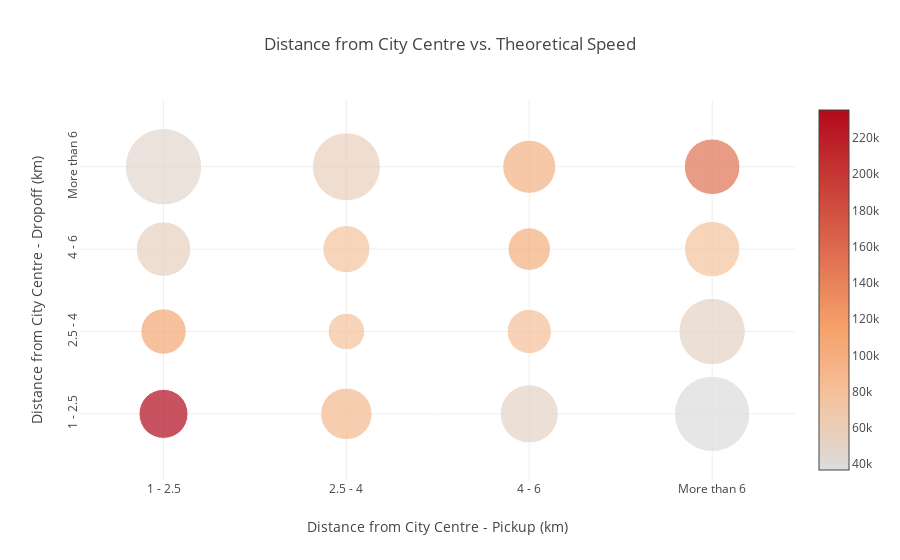

Notebook code cell kept with this figure:
### Markdown cell above
#### [2.2.3] Pickup/dropoff distances from city centre (Central Park)

We first plot median theoretical taxi speed by distance range of pickup location from Central Park on x-axis and distance range of pickup location from Central Park on y-axis. The size of each bubble corresponds to the magnitude of theoretical speed and the color intensity corresponds to the total trip count for the category. We observe the following:

- The majority of trips seems to have occurred in a 1-2.5 KM range from the city centre (dark red bubble at bottom left corner). The size of this bubble indicates that the median speed is somewhat lower for trips that occur this close to the city center
- Trips that occurred more than 6KM away from the city centre (top left and bottom right bubbles) are the largest and indicate that speeds are somewhat higher in this category

<b>Intution:</b> since the theoretical speed is a function of trip duration and inversely proportional to it, the above observations indicate that the distance from the city centre of the trip start and end locations have some influence on the trip duration.

### Code cell
dist_from_city_centre_sum = train[(train['dropoff_distance_from_mhtn'] < 200 )& 
                                  (train['pickup_distance_from_mhtn'] < 200)][['id',
                                                                               'trip_duration', 
                                                                               'dropoff_distance_from_mhtn', 
                                                                               'pickup_distance_from_mhtn',
                                                                               'trip_distance']]

dist_from_city_centre_sum['theoretical_taxi_speed_kph'] = dist_from_city_centre_sum['trip_distance'] * 3600/dist_from_city_centre_sum['trip_duration']
dist_range_func = (lambda x: '1 - 2.5' if (x <= 2.5)
                        else ('2.5 - 4' if (x <= 4)
                             else ('4 - 6' if (x <= 6)
                                  else 'More than 6')))
dist_from_city_centre_sum['pickup_distance_from_mhtn_str'] = dist_from_city_centre_sum['pickup_distance_from_mhtn'].apply(dist_range_func)
dist_from_city_centre_sum['dropoff_distance_from_mhtn_str'] = dist_from_city_centre_sum['dropoff_distance_from_mhtn'].apply(dist_range_func)

dist_from_city_centre_sum = (dist_from_city_centre_sum.groupby(['dropoff_distance_from_mhtn_str', 
                                                                'pickup_distance_from_mhtn_str'], as_index=False).agg({'theoretical_taxi_speed_kph':'median',
                                                                                                                       'id': 'count'}))
#print(dist_from_city_centre_sum.groupby('pickup_distance_from_mhtn_str', as_index=False).agg({'theoretical_taxi_speed_kph':'median'}))

trace0 = go.Scatter(x = dist_from_city_centre_sum['pickup_distance_from_mhtn_str'],
                    y = dist_from_city_centre_sum['dropoff_distance_from_mhtn_str'],
                    mode='markers',
                    marker=dict(
                        color=dist_from_city_centre_sum['id'],
                        size=dist_from_city_centre_sum['theoretical_taxi_speed_kph']*4,
                        showscale=True
                    )
            )
layout = go.Layout(
    title='Distance from City Centre vs. Theoretical Speed',

    yaxis=dict(
        zeroline=False,
        title='Distance from City Centre - Dropoff (km)',
        tickangle=270
    ),
    xaxis=dict(
        title='Distance from City Centre - Pickup (km)'
    )
)
fig = go.Figure(data=[trace0], layout=layout)
iplot(fig)

### Figure 1 — Plotly figure (JSON) as saved in the notebook; plotly's stock layout.template omitted (floating-point values rounded to 4 significant figures)
{"data": [{"marker": {"color": [235323, 88175, 51416, 36833, 107913, 79327, 80323, 51012, 55444, 75508, 100581, 75363, 46202, 57864, 95847, 151972], "showscale": true, "size": [49.07, 51.53, 58.08, 75.4, 45.41, 36.59, 44.29, 66.46, 54.56, 47.14, 42.59, 55.41, 76.42, 68.01, 53.17, 55.65]}, "mode": "markers", "type": "scatter", "x": ["1 - 2.5", "2.5 - 4", "4 - 6", "More than 6", "1 - 2.5", "2.5 - 4", "4 - 6", "More than 6", "1 - 2.5", "2.5 - 4", "4 - 6", "More than 6", "1 - 2.5", "2.5 - 4", "4 - 6", "More than 6"], "y": ["1 - 2.5", "1 - 2.5", "1 - 2.5", "1 - 2.5", "2.5 - 4", "2.5 - 4", "2.5 - 4", "2.5 - 4", "4 - 6", "4 - 6", "4 - 6", "4 - 6", "More than 6", "More than 6", "More than 6", "More than 6"]}], "layout": {"title": "Distance from City Centre vs. Theoretical Speed", "xaxis": {"title": "Distance from City Centre - Pickup (km)"}, "yaxis": {"tickangle": 270, "title": "Distance from City Centre - Dropoff (km)", "zeroline": false}}}
